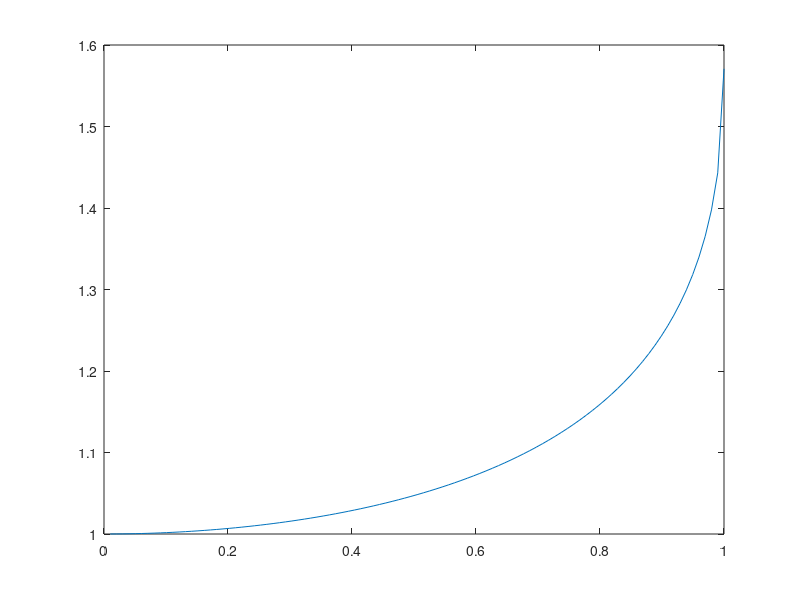

MATLAB code to generate this figure: (Note: this script raises an error after producing the figure.)
clear
f=@(x) asin(x)./x;              %definicia funkcie

figure(1)                       %graf funkcie
plot(linspace(0,1),f(linspace(0,1)))

M=[10 100 1000 10000 100000];   %pocet generovanych bodov
Nseed=100;                      %pocet iteacii

for i=1:length(M)
    for k=1:Nseed
        rand("seed",k)
        clear dole hore
        for j=1:M(i)
            x_n=rand(1);       %generuje nahodne cisla v (0,1)
            y_n=2*rand(1);     %generuje nahodne cisla v (0,2)
            fx_n=f(x_n);       %hodnota v nahodnom cisle x_n
            if y_n<fx_n        %rozdeli body pod a nad krivkou
                dole(j,1)=x_n;
                dole(j,2)=y_n;
            else
                hore(j,1)=x_n;
                hore(j,2)=y_n;
            end
        end
        clear dole2 hore2
        dole2(:,1)=nonzeros(dole(:,1));     %odstrani nulove hodnoty
        dole2(:,2)=nonzeros(dole(:,2));
        hore2(:,1)=nonzeros(hore(:,1));
        hore2(:,2)=nonzeros(hore(:,2));
        I(k)=length(dole2)/M(i)*2;
    end
    I_str(i)=mean(I);                       %stredna hodnota I
    sigma(i)=sqrt(mean((I-mean(I)).^2));    %standardna odchylka
    figure(i+1)                             %grafy generovanych nahodnych bodov
    plot(dole2(:,1),dole2(:,2),'ro')
    hold on
    plot(hore2(:,1),hore2(:,2),'bo')
    hold off
end
figure(7)           %zavislost strednej hodnoty integralu a jej standardnej odchylkz od poctu bodov
plot(log10(M),I_str)
figure(8)
plot(log10(M),sigma)
figure(9)
plot(log10(M),log10(sigma))
hold on 
plot(linspace(1,5),-0.5.*linspace(1,5))
